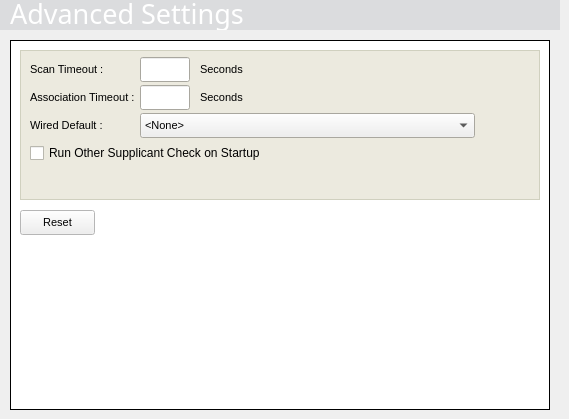
    <widget class="QWidget" name="advancedSettingsConfPage" >
     <widget class="QFrame" name="AdvancedSettingsHeaderFrame" >
      <property name="geometry" >
       <rect>
        <x>0</x>
        <y>0</y>
        <width>560</width>
        <height>30</height>
       </rect>
      </property>
      <property name="minimumSize" >
       <size>
        <width>560</width>
        <height>30</height>
       </size>
      </property>
      <property name="maximumSize" >
       <size>
        <width>560</width>
        <height>30</height>
       </size>
      </property>
      <property name="palette" >
       <palette>
        <active>
         <colorrole role="Base" >
          <brush brushstyle="SolidPattern" >
           <color alpha="255" >
            <red>255</red>
            <green>255</green>
            <blue>255</blue>
           </color>
          </brush>
         </colorrole>
         <colorrole role="Window" >
          <brush brushstyle="SolidPattern" >
           <color alpha="255" >
            <red>219</red>
            <green>220</green>
            <blue>222</blue>
           </color>
          </brush>
         </colorrole>
        </active>
        <inactive>
         <colorrole role="Base" >
          <brush brushstyle="SolidPattern" >
           <color alpha="255" >
            <red>255</red>
            <green>255</green>
            <blue>255</blue>
           </color>
          </brush>
         </colorrole>
         <colorrole role="Window" >
          <brush brushstyle="SolidPattern" >
           <color alpha="255" >
            <red>219</red>
            <green>220</green>
            <blue>222</blue>
           </color>
          </brush>
         </colorrole>
        </inactive>
        <disabled>
         <colorrole role="Base" >
          <brush brushstyle="SolidPattern" >
           <color alpha="255" >
            <red>219</red>
            <green>220</green>
            <blue>222</blue>
           </color>
          </brush>
         </colorrole>
         <colorrole role="Window" >
          <brush brushstyle="SolidPattern" >
           <color alpha="255" >
            <red>219</red>
            <green>220</green>
            <blue>222</blue>
           </color>
          </brush>
         </colorrole>
        </disabled>
       </palette>
      </property>
      <property name="autoFillBackground" >
       <bool>true</bool>
      </property>
      <property name="frameShape" >
       <enum>QFrame::NoFrame</enum>
      </property>
      <property name="frameShadow" >
       <enum>QFrame::Plain</enum>
      </property>
      <property name="lineWidth" >
       <number>0</number>
      </property>
      <widget class="QLabel" name="AdvancedSettingsHeaderText" >
       <property name="geometry" >
        <rect>
         <x>10</x>
         <y>-5</y>
         <width>480</width>
         <height>35</height>
        </rect>
       </property>
       <property name="minimumSize" >
        <size>
         <width>480</width>
         <height>35</height>
        </size>
       </property>
       <property name="maximumSize" >
        <size>
         <width>480</width>
         <height>35</height>
        </size>
       </property>
       <property name="palette" >
        <palette>
         <active>
          <colorrole role="WindowText" >
           <brush brushstyle="SolidPattern" >
            <color alpha="255" >
             <red>255</red>
             <green>255</green>
             <blue>255</blue>
            </color>
           </brush>
          </colorrole>
         </active>
         <inactive>
          <colorrole role="WindowText" >
           <brush brushstyle="SolidPattern" >
            <color alpha="255" >
             <red>255</red>
             <green>255</green>
             <blue>255</blue>
            </color>
           </brush>
          </colorrole>
         </inactive>
         <disabled>
          <colorrole role="WindowText" >
           <brush brushstyle="SolidPattern" >
            <color alpha="255" >
             <red>119</red>
             <green>119</green>
             <blue>119</blue>
            </color>
           </brush>
          </colorrole>
         </disabled>
        </palette>
       </property>
       <property name="font" >
        <font>
         <family>Utah MT</family>
         <pointsize>20</pointsize>
         <weight>50</weight>
         <bold>false</bold>
        </font>
       </property>
       <property name="lineWidth" >
        <number>0</number>
       </property>
       <property name="text" >
        <string>Advanced Settings</string>
       </property>
       <property name="alignment" >
        <set>Qt::AlignLeading|Qt::AlignLeft|Qt::AlignTop</set>
       </property>
       <property name="indent" >
        <number>0</number>
       </property>
      </widget>
     </widget>
     <widget class="QFrame" name="frame_21" >
      <property name="geometry" >
       <rect>
        <x>10</x>
        <y>40</y>
        <width>540</width>
        <height>370</height>
       </rect>
      </property>
      <property name="minimumSize" >
       <size>
        <width>540</width>
        <height>370</height>
       </size>
      </property>
      <property name="maximumSize" >
       <size>
        <width>540</width>
        <height>370</height>
       </size>
      </property>
      <property name="palette" >
       <palette>
        <active>
         <colorrole role="Base" >
          <brush brushstyle="SolidPattern" >
           <color alpha="255" >
            <red>255</red>
            <green>255</green>
            <blue>255</blue>
           </color>
          </brush>
         </colorrole>
         <colorrole role="Window" >
          <brush brushstyle="SolidPattern" >
           <color alpha="255" >
            <red>255</red>
            <green>255</green>
            <blue>255</blue>
           </color>
          </brush>
         </colorrole>
        </active>
        <inactive>
         <colorrole role="Base" >
          <brush brushstyle="SolidPattern" >
           <color alpha="255" >
            <red>255</red>
            <green>255</green>
            <blue>255</blue>
           </color>
          </brush>
         </colorrole>
         <colorrole role="Window" >
          <brush brushstyle="SolidPattern" >
           <color alpha="255" >
            <red>255</red>
            <green>255</green>
            <blue>255</blue>
           </color>
          </brush>
         </colorrole>
        </inactive>
        <disabled>
         <colorrole role="Base" >
          <brush brushstyle="SolidPattern" >
           <color alpha="255" >
            <red>255</red>
            <green>255</green>
            <blue>255</blue>
           </color>
          </brush>
         </colorrole>
         <colorrole role="Window" >
          <brush brushstyle="SolidPattern" >
           <color alpha="255" >
            <red>255</red>
            <green>255</green>
            <blue>255</blue>
           </color>
          </brush>
         </colorrole>
        </disabled>
       </palette>
      </property>
      <property name="autoFillBackground" >
       <bool>true</bool>
      </property>
      <property name="frameShape" >
       <enum>QFrame::Box</enum>
      </property>
      <property name="frameShadow" >
       <enum>QFrame::Plain</enum>
      </property>
      <widget class="QFrame" name="frame_22" >
       <property name="geometry" >
        <rect>
         <x>10</x>
         <y>10</y>
         <width>520</width>
         <height>150</height>
        </rect>
       </property>
       <property name="minimumSize" >
        <size>
         <width>520</width>
         <height>150</height>
        </size>
       </property>
       <property name="palette" >
        <palette>
         <active>
          <colorrole role="WindowText" >
           <brush brushstyle="SolidPattern" >
            <color alpha="255" >
             <red>208</red>
             <green>208</green>
             <blue>191</blue>
            </color>
           </brush>
          </colorrole>
          <colorrole role="Base" >
           <brush brushstyle="SolidPattern" >
            <color alpha="255" >
             <red>255</red>
             <green>255</green>
             <blue>255</blue>
            </color>
           </brush>
          </colorrole>
          <colorrole role="Window" >
           <brush brushstyle="SolidPattern" >
            <color alpha="255" >
             <red>236</red>
             <green>234</green>
             <blue>223</blue>
            </color>
           </brush>
          </colorrole>
         </active>
         <inactive>
          <colorrole role="WindowText" >
           <brush brushstyle="SolidPattern" >
            <color alpha="255" >
             <red>208</red>
             <green>208</green>
             <blue>191</blue>
            </color>
           </brush>
          </colorrole>
          <colorrole role="Base" >
           <brush brushstyle="SolidPattern" >
            <color alpha="255" >
             <red>255</red>
             <green>255</green>
             <blue>255</blue>
            </color>
           </brush>
          </colorrole>
          <colorrole role="Window" >
           <brush brushstyle="SolidPattern" >
            <color alpha="255" >
             <red>236</red>
             <green>234</green>
             <blue>223</blue>
            </color>
           </brush>
          </colorrole>
         </inactive>
         <disabled>
          <colorrole role="WindowText" >
           <brush brushstyle="SolidPattern" >
            <color alpha="255" >
             <red>119</red>
             <green>119</green>
             <blue>119</blue>
            </color>
           </brush>
          </colorrole>
          <colorrole role="Base" >
           <brush brushstyle="SolidPattern" >
            <color alpha="255" >
             <red>236</red>
             <green>234</green>
             <blue>223</blue>
            </color>
           </brush>
          </colorrole>
          <colorrole role="Window" >
           <brush brushstyle="SolidPattern" >
            <color alpha="255" >
             <red>236</red>
             <green>234</green>
             <blue>223</blue>
            </color>
           </brush>
          </colorrole>
         </disabled>
        </palette>
       </property>
       <property name="autoFillBackground" >
        <bool>true</bool>
       </property>
       <property name="frameShape" >
        <enum>QFrame::Box</enum>
       </property>
       <property name="frameShadow" >
        <enum>QFrame::Plain</enum>
       </property>
       <widget class="QLabel" name="label_60" >
        <property name="geometry" >
         <rect>
          <x>180</x>
          <y>10</y>
          <width>64</width>
          <height>18</height>
         </rect>
        </property>
        <property name="minimumSize" >
         <size>
          <width>0</width>
          <height>18</height>
         </size>
        </property>
        <property name="maximumSize" >
         <size>
          <width>16777215</width>
          <height>18</height>
         </size>
        </property>
        <property name="palette" >
         <palette>
          <active>
           <colorrole role="WindowText" >
            <brush brushstyle="SolidPattern" >
             <color alpha="255" >
              <red>0</red>
              <green>0</green>
              <blue>0</blue>
             </color>
            </brush>
           </colorrole>
          </active>
          <inactive>
           <colorrole role="WindowText" >
            <brush brushstyle="SolidPattern" >
             <color alpha="255" >
              <red>0</red>
              <green>0</green>
              <blue>0</blue>
             </color>
            </brush>
           </colorrole>
          </inactive>
          <disabled>
           <colorrole role="WindowText" >
            <brush brushstyle="SolidPattern" >
             <color alpha="255" >
              <red>119</red>
              <green>119</green>
              <blue>119</blue>
             </color>
            </brush>
           </colorrole>
          </disabled>
         </palette>
        </property>
        <property name="font" >
         <font>
          <pointsize>8</pointsize>
         </font>
        </property>
        <property name="text" >
         <string>Seconds</string>
        </property>
       </widget>
       <widget class="QLabel" name="label_61" >
        <property name="geometry" >
         <rect>
          <x>180</x>
          <y>38</y>
          <width>64</width>
          <height>18</height>
         </rect>
        </property>
        <property name="minimumSize" >
         <size>
          <width>0</width>
          <height>18</height>
         </size>
        </property>
        <property name="maximumSize" >
         <size>
          <width>16777215</width>
          <height>18</height>
         </size>
        </property>
        <property name="palette" >
         <palette>
          <active>
           <colorrole role="WindowText" >
            <brush brushstyle="SolidPattern" >
             <color alpha="255" >
              <red>0</red>
              <green>0</green>
              <blue>0</blue>
             </color>
            </brush>
           </colorrole>
          </active>
          <inactive>
           <colorrole role="WindowText" >
            <brush brushstyle="SolidPattern" >
             <color alpha="255" >
              <red>0</red>
              <green>0</green>
              <blue>0</blue>
             </color>
            </brush>
           </colorrole>
          </inactive>
          <disabled>
           <colorrole role="WindowText" >
            <brush brushstyle="SolidPattern" >
             <color alpha="255" >
              <red>119</red>
              <green>119</green>
              <blue>119</blue>
             </color>
            </brush>
           </colorrole>
          </disabled>
         </palette>
        </property>
        <property name="font" >
         <font>
          <pointsize>8</pointsize>
         </font>
        </property>
        <property name="text" >
         <string>Seconds</string>
        </property>
       </widget>
       <widget class="QLabel" name="label_59" >
        <property name="geometry" >
         <rect>
          <x>10</x>
          <y>10</y>
          <width>105</width>
          <height>18</height>
         </rect>
        </property>
        <property name="minimumSize" >
         <size>
          <width>0</width>
          <height>18</height>
         </size>
        </property>
        <property name="maximumSize" >
         <size>
          <width>16777215</width>
          <height>18</height>
         </size>
        </property>
        <property name="palette" >
         <palette>
          <active>
           <colorrole role="WindowText" >
            <brush brushstyle="SolidPattern" >
             <color alpha="255" >
              <red>0</red>
              <green>0</green>
              <blue>0</blue>
             </color>
            </brush>
           </colorrole>
          </active>
          <inactive>
           <colorrole role="WindowText" >
            <brush brushstyle="SolidPattern" >
             <color alpha="255" >
              <red>0</red>
              <green>0</green>
              <blue>0</blue>
             </color>
            </brush>
           </colorrole>
          </inactive>
          <disabled>
           <colorrole role="WindowText" >
            <brush brushstyle="SolidPattern" >
             <color alpha="255" >
              <red>119</red>
              <green>119</green>
              <blue>119</blue>
             </color>
            </brush>
           </colorrole>
          </disabled>
         </palette>
        </property>
        <property name="font" >
         <font>
          <pointsize>8</pointsize>
         </font>
        </property>
        <property name="text" >
         <string>Scan Timeout :</string>
        </property>
       </widget>
       <widget class="QLineEdit" name="scanTimeoutEdit" >
        <property name="geometry" >
         <rect>
          <x>120</x>
          <y>7</y>
          <width>50</width>
          <height>25</height>
         </rect>
        </property>
        <property name="minimumSize" >
         <size>
          <width>0</width>
          <height>25</height>
         </size>
        </property>
        <property name="maximumSize" >
         <size>
          <width>50</width>
          <height>25</height>
         </size>
        </property>
        <property name="palette" >
         <palette>
          <active>
           <colorrole role="WindowText" >
            <brush brushstyle="SolidPattern" >
             <color alpha="255" >
              <red>127</red>
              <green>157</green>
              <blue>185</blue>
             </color>
            </brush>
           </colorrole>
          </active>
          <inactive>
           <colorrole role="WindowText" >
            <brush brushstyle="SolidPattern" >
             <color alpha="255" >
              <red>127</red>
              <green>157</green>
              <blue>185</blue>
             </color>
            </brush>
           </colorrole>
          </inactive>
          <disabled>
           <colorrole role="WindowText" >
            <brush brushstyle="SolidPattern" >
             <color alpha="255" >
              <red>119</red>
              <green>119</green>
              <blue>119</blue>
             </color>
            </brush>
           </colorrole>
          </disabled>
         </palette>
        </property>
        <property name="font" >
         <font>
          <pointsize>8</pointsize>
         </font>
        </property>
        <property name="maxLength" >
         <number>5</number>
        </property>
       </widget>
       <widget class="QLineEdit" name="assocTimeoutEdit" >
        <property name="geometry" >
         <rect>
          <x>120</x>
          <y>35</y>
          <width>50</width>
          <height>25</height>
         </rect>
        </property>
        <property name="minimumSize" >
         <size>
          <width>0</width>
          <height>25</height>
         </size>
        </property>
        <property name="maximumSize" >
         <size>
          <width>50</width>
          <height>25</height>
         </size>
        </property>
        <property name="palette" >
         <palette>
          <active>
           <colorrole role="WindowText" >
            <brush brushstyle="SolidPattern" >
             <color alpha="255" >
              <red>127</red>
              <green>157</green>
              <blue>185</blue>
             </color>
            </brush>
           </colorrole>
          </active>
          <inactive>
           <colorrole role="WindowText" >
            <brush brushstyle="SolidPattern" >
             <color alpha="255" >
              <red>127</red>
              <green>157</green>
              <blue>185</blue>
             </color>
            </brush>
           </colorrole>
          </inactive>
          <disabled>
           <colorrole role="WindowText" >
            <brush brushstyle="SolidPattern" >
             <color alpha="255" >
              <red>119</red>
              <green>119</green>
              <blue>119</blue>
             </color>
            </brush>
           </colorrole>
          </disabled>
         </palette>
        </property>
        <property name="font" >
         <font>
          <pointsize>8</pointsize>
         </font>
        </property>
        <property name="maxLength" >
         <number>5</number>
        </property>
       </widget>
       <widget class="QComboBox" name="wiredConnectionDefault" >
        <property name="geometry" >
         <rect>
          <x>120</x>
          <y>63</y>
          <width>335</width>
          <height>25</height>
         </rect>
        </property>
        <property name="minimumSize" >
         <size>
          <width>0</width>
          <height>25</height>
         </size>
        </property>
        <property name="maximumSize" >
         <size>
          <width>16777215</width>
          <height>25</height>
         </size>
        </property>
        <property name="font" >
         <font>
          <pointsize>8</pointsize>
         </font>
        </property>
        <item>
         <property name="text" >
          <string>&lt;None></string>
         </property>
        </item>
       </widget>
       <widget class="QCheckBox" name="runCheckOnStartup" >
        <property name="geometry" >
         <rect>
          <x>10</x>
          <y>94</y>
          <width>450</width>
          <height>18</height>
         </rect>
        </property>
        <property name="minimumSize" >
         <size>
          <width>450</width>
          <height>0</height>
         </size>
        </property>
        <property name="maximumSize" >
         <size>
          <width>450</width>
          <height>16777215</height>
         </size>
        </property>
        <property name="palette" >
         <palette>
          <active>
           <colorrole role="WindowText" >
            <brush brushstyle="SolidPattern" >
             <color alpha="255" >
              <red>0</red>
              <green>0</green>
              <blue>0</blue>
             </color>
            </brush>
           </colorrole>
          </active>
          <inactive>
           <colorrole role="WindowText" >
            <brush brushstyle="SolidPattern" >
             <color alpha="255" >
              <red>0</red>
              <green>0</green>
              <blue>0</blue>
             </color>
            </brush>
           </colorrole>
          </inactive>
          <disabled>
           <colorrole role="WindowText" >
            <brush brushstyle="SolidPattern" >
             <color alpha="255" >
              <red>119</red>
              <green>119</green>
              <blue>119</blue>
             </color>
            </brush>
           </colorrole>
          </disabled>
         </palette>
        </property>
        <property name="text" >
         <string>Run Other Supplicant Check on Startup</string>
        </property>
       </widget>
       <widget class="QLabel" name="label_50" >
        <property name="geometry" >
         <rect>
          <x>10</x>
          <y>66</y>
          <width>111</width>
          <height>18</height>
         </rect>
        </property>
        <property name="minimumSize" >
         <size>
          <width>0</width>
          <height>18</height>
         </size>
        </property>
        <property name="maximumSize" >
         <size>
          <width>16777215</width>
          <height>18</height>
         </size>
        </property>
        <property name="palette" >
         <palette>
          <active>
           <colorrole role="WindowText" >
            <brush brushstyle="SolidPattern" >
             <color alpha="255" >
              <red>0</red>
              <green>0</green>
              <blue>0</blue>
             </color>
            </brush>
           </colorrole>
          </active>
          <inactive>
           <colorrole role="WindowText" >
            <brush brushstyle="SolidPattern" >
             <color alpha="255" >
              <red>0</red>
              <green>0</green>
              <blue>0</blue>
             </color>
            </brush>
           </colorrole>
          </inactive>
          <disabled>
           <colorrole role="WindowText" >
            <brush brushstyle="SolidPattern" >
             <color alpha="255" >
              <red>119</red>
              <green>119</green>
              <blue>119</blue>
             </color>
            </brush>
           </colorrole>
          </disabled>
         </palette>
        </property>
        <property name="font" >
         <font>
          <pointsize>8</pointsize>
         </font>
        </property>
        <property name="text" >
         <string>Wired Default :</string>
        </property>
       </widget>
       <widget class="QLabel" name="label_58" >
        <property name="geometry" >
         <rect>
          <x>10</x>
          <y>38</y>
          <width>105</width>
          <height>18</height>
         </rect>
        </property>
        <property name="minimumSize" >
         <size>
          <width>0</width>
          <height>18</height>
         </size>
        </property>
        <property name="maximumSize" >
         <size>
          <width>16777215</width>
          <height>18</height>
         </size>
        </property>
        <property name="palette" >
         <palette>
          <active>
           <colorrole role="WindowText" >
            <brush brushstyle="SolidPattern" >
             <color alpha="255" >
              <red>0</red>
              <green>0</green>
              <blue>0</blue>
             </color>
            </brush>
           </colorrole>
          </active>
          <inactive>
           <colorrole role="WindowText" >
            <brush brushstyle="SolidPattern" >
             <color alpha="255" >
              <red>0</red>
              <green>0</green>
              <blue>0</blue>
             </color>
            </brush>
           </colorrole>
          </inactive>
          <disabled>
           <colorrole role="WindowText" >
            <brush brushstyle="SolidPattern" >
             <color alpha="255" >
              <red>119</red>
              <green>119</green>
              <blue>119</blue>
             </color>
            </brush>
           </colorrole>
          </disabled>
         </palette>
        </property>
        <property name="font" >
         <font>
          <pointsize>8</pointsize>
         </font>
        </property>
        <property name="text" >
         <string>Association Timeout :</string>
        </property>
       </widget>
      </widget>
      <widget class="QPushButton" name="resetBtn" >
       <property name="geometry" >
        <rect>
         <x>10</x>
         <y>170</y>
         <width>75</width>
         <height>25</height>
        </rect>
       </property>
       <property name="minimumSize" >
        <size>
         <width>75</width>
         <height>25</height>
        </size>
       </property>
       <property name="maximumSize" >
        <size>
         <width>75</width>
         <height>25</height>
        </size>
       </property>
       <property name="font" >
        <font>
         <pointsize>8</pointsize>
        </font>
       </property>
       <property name="text" >
        <string>Reset</string>
       </property>
      </widget>
     </widget>
    </widget>
